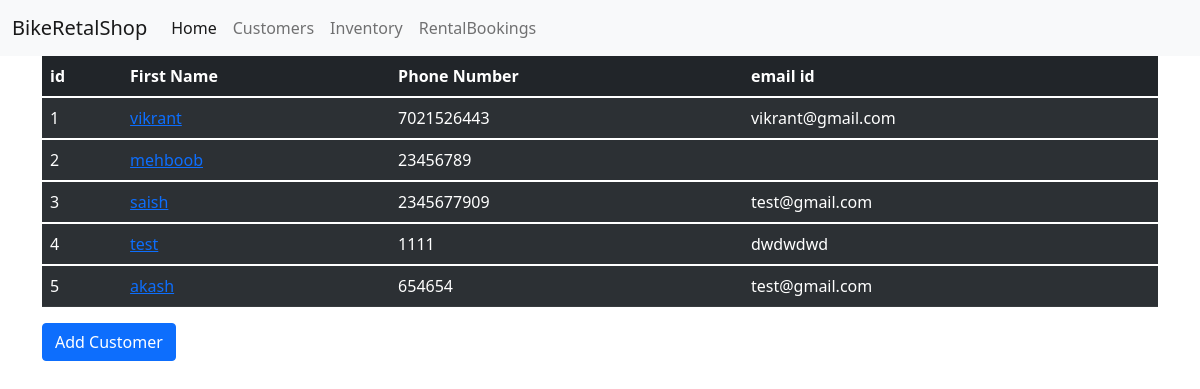
Page /all_customer/ on the committed database.
### rbs/models.py (models this page shows, shortened)
class Customer(models.Model):
    cust_name = models.CharField(max_length=50)
    contact_number = models.CharField(max_length=15,null=True, blank=True)
    email_id = models.CharField(max_length=50,null=True, blank=True)
    class Meta:
        db_table = 'rbs_customer'

### rbs/views.py (the view)
# urls.py: path('all_customer/', views.get_all_customer, name="get_all_customer"),
def get_all_customer(request,emp_records=None):
    if emp_records:
        customer_records=emp_records
    else:
        customer_records = Customer.objects.all()
    records = {
        "data":customer_records
    }
    return render(request ,'customer.html',records)

### rbs/templates/customer.html (shortened to what this page needs)
<!doctype html>
<html lang="en">
  <head>
    <link href="https://cdn.jsdelivr.net/npm/bootstrap@5.1.3/dist/css/bootstrap.min.css" rel="stylesheet">
  </head>
  <body>
    <nav class="navbar navbar-expand-lg navbar-light bg-light">
        <div class="container-fluid">
          <a class="navbar-brand" href="#">
            BikeRetalShop</a>
          <div class="collapse navbar-collapse" id="navbarSupportedContent">
            <ul class="navbar-nav me-auto mb-2 mb-lg-0">
              <li class="nav-item">
                <a class="nav-link active" aria-current="page" href="/">Home</a>
              </li>
              <li class="nav-item">
                <a class="nav-link" href="/all_customer">Customers</a>
              </li>
              <li class="nav-item">
                <a class="nav-link" href="/all_inventory">Inventory</a>
              </li>
              <li class="nav-item">
                <a class="nav-link" href="/all_rental_bookings">RentalBookings</a>
              </li>
            </ul>
          </div>
        </div>
      </nav>
      <div class="container">
        <table class="table table-dark table-striped">
            <thead>
              <tr>
                <th scope="col">id</th>
                <th scope="col">First Name</th>
                <th scope="col">Phone Number</th>
                <th scope="col">email id</th>
              </tr>
            </thead>
                {% for line in data %}
            <tbody>
              <tr>
                <td>{{line.id}}</td>
                <td><a href="">{{line.cust_name}}</a></td>
                <td>{{line.contact_number}}</td>
                <td>{{line.email_id}}</td>
              </tr>
            </tbody>
                {%endfor%}
          </table>
          <a class="btn btn-primary" href="/add_customer">Add Customer</a>
      </div>
  </body>
</html>

### rows in the picture
Customer: id "1", cust_name "vikrant", contact_number "7021526443", email_id "vikrant@gmail.com"
Customer: id "2", cust_name "mehboob", contact_number "23456789"
Customer: id "3", cust_name "saish", contact_number "2345677909", email_id "test@gmail.com"
Customer: id "4", cust_name "test", contact_number "1111", email_id "dwdwdwd"
Customer: id "5", cust_name "akash", contact_number "654654", email_id "test@gmail.com"
